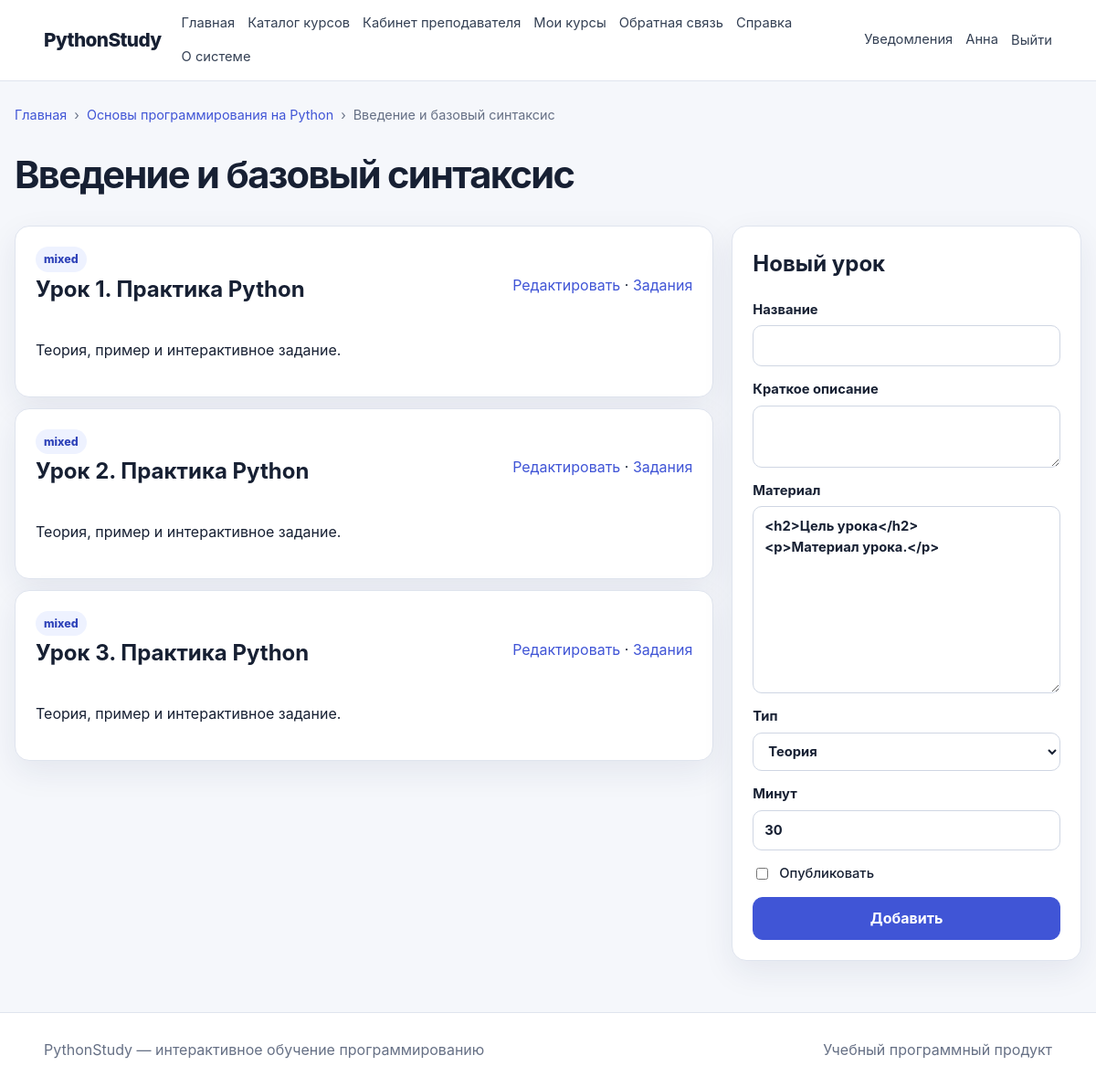
The page /teacher/modules/1/lessons (signed in) on the database its author committed.
### app/models/user.py (models this page shows, shortened)
class User(UserMixin, TimestampMixin, db.Model):
    __tablename__ = "users"
    id = db.Column(db.BigInteger().with_variant(db.Integer, "sqlite"), primary_key=True)
    role_id = db.Column(db.BigInteger().with_variant(db.Integer, "sqlite"), db.ForeignKey("roles.id"), nullable=False)
    username = db.Column(db.String(80), unique=True, index=True)
    email = db.Column(db.String(255), unique=True, nullable=False, index=True)
    password_hash = db.Column(db.String(255), nullable=False)
    last_name = db.Column(db.String(100), nullable=False)
    first_name = db.Column(db.String(100), nullable=False)
    middle_name = db.Column(db.String(100))
    avatar_path = db.Column(db.String(500))
    status = db.Column(db.String(30), default="active", nullable=False, index=True)
    is_email_verified = db.Column(db.Boolean, default=False, nullable=False)
    last_login_at = db.Column(db.DateTime(timezone=True))
    role = db.relationship("Role", back_populates="users")
    taught_courses = db.relationship("Course", back_populates="teacher", foreign_keys="Course.teacher_id")
    enrollments = db.relationship("CourseEnrollment", back_populates="user", cascade="all, delete-orphan")
    lesson_progress = db.relationship("LessonProgress", back_populates="user", cascade="all, delete-orphan")
    submissions = db.relationship("Submission", back_populates="user", cascade="all, delete-orphan", foreign_keys="Submission.user_id")
    quiz_attempts = db.relationship("QuizAttempt", back_populates="user", cascade="all, delete-orphan")
    notifications = db.relationship("Notification", back_populates="user", cascade="all, delete-orphan")
    @property
    def is_active_account(self):
        return self.status == "active"
    @property
    def is_active(self):
        return self.is_active_account
    def has_role(self, *codes):
        return bool(self.role and self.role.code in codes)

### app/models/course.py (models this page shows, shortened)
class Course(TimestampMixin, db.Model):
    __tablename__ = "courses"
    id = db.Column(db.BigInteger().with_variant(db.Integer, "sqlite"), primary_key=True)
    teacher_id = db.Column(db.BigInteger().with_variant(db.Integer, "sqlite"), db.ForeignKey("users.id"), nullable=False)
    title = db.Column(db.String(255), nullable=False)
    slug = db.Column(db.String(255), unique=True, nullable=False, index=True)
    short_description = db.Column(db.String(500), nullable=False)
    full_description = db.Column(db.Text, nullable=False)
    cover_path = db.Column(db.String(500))
    difficulty = db.Column(db.String(30), default="beginner", nullable=False)
    status = db.Column(db.String(30), default="draft", nullable=False, index=True)
    estimated_hours = db.Column(db.Integer, default=1, nullable=False)
    passing_score = db.Column(db.Integer, default=70, nullable=False)
    is_sequential = db.Column(db.Boolean, default=True, nullable=False)
    published_at = db.Column(db.DateTime(timezone=True))
    teacher = db.relationship("User", back_populates="taught_courses", foreign_keys=[teacher_id])
    modules = db.relationship("CourseModule", back_populates="course", cascade="all, delete-orphan", order_by="CourseModule.order_index")
    enrollments = db.relationship("CourseEnrollment", back_populates="course", cascade="all, delete-orphan")
    quizzes = db.relationship("Quiz", back_populates="course", cascade="all, delete-orphan")

class CourseModule(TimestampMixin, db.Model):
    __tablename__ = "course_modules"
    __table_args__ = (db.UniqueConstraint("course_id", "order_index", name="uq_module_order"),)
    id = db.Column(db.BigInteger().with_variant(db.Integer, "sqlite"), primary_key=True)
    course_id = db.Column(db.BigInteger().with_variant(db.Integer, "sqlite"), db.ForeignKey("courses.id"), nullable=False)
    title = db.Column(db.String(255), nullable=False)
    description = db.Column(db.Text)
    order_index = db.Column(db.Integer, nullable=False)
    is_required = db.Column(db.Boolean, default=True, nullable=False)
    course = db.relationship("Course", back_populates="modules")
    lessons = db.relationship("Lesson", back_populates="module", cascade="all, delete-orphan", order_by="Lesson.order_index")

### app/models/lesson.py (models this page shows)
class Lesson(TimestampMixin, db.Model):
    __tablename__ = "lessons"
    __table_args__ = (db.UniqueConstraint("module_id", "order_index", name="uq_lesson_order"),)
    id = db.Column(db.BigInteger().with_variant(db.Integer, "sqlite"), primary_key=True)
    module_id = db.Column(db.BigInteger().with_variant(db.Integer, "sqlite"), db.ForeignKey("course_modules.id"), nullable=False)
    title = db.Column(db.String(255), nullable=False)
    slug = db.Column(db.String(255), nullable=False)
    summary = db.Column(db.String(500))
    content = db.Column(db.Text, nullable=False)
    lesson_type = db.Column(db.String(30), default="theory", nullable=False)
    order_index = db.Column(db.Integer, nullable=False)
    estimated_minutes = db.Column(db.Integer, default=15, nullable=False)
    is_required = db.Column(db.Boolean, default=True, nullable=False)
    is_published = db.Column(db.Boolean, default=False, nullable=False)
    module = db.relationship("CourseModule", back_populates="lessons")
    materials = db.relationship("LessonMaterial", back_populates="lesson", cascade="all, delete-orphan", order_by="LessonMaterial.order_index")
    progress_records = db.relationship("LessonProgress", back_populates="lesson", cascade="all, delete-orphan")
    tasks = db.relationship("ProgrammingTask", back_populates="lesson", cascade="all, delete-orphan", order_by="ProgrammingTask.order_index")
    quizzes = db.relationship("Quiz", back_populates="lesson")

### app/teacher/routes.py (the view, shortened to what this page needs)
@bp.route("/modules/<int:module_id>/lessons", methods=["GET", "POST"])
@roles_required("teacher", "admin")
def module_lessons(module_id):
    module = CourseModule.query.get_or_404(module_id)
    _own_course(module.course_id)
    return render_template("teacher/lessons.html", module=module, breadcrumbs=[("Главная", "public.index"), (module.course.title, lambda: url_for("teacher.course_modules", course_id=module.course_id)), (module.title, None)])

### app/context_processors.py (called while the page is built)
def inject_global_context():
    return {
        "current_path": request.path,
        "is_authenticated": current_user.is_authenticated,
    }

### app/teacher/routes.py (called while the page is built)
def _own_course(course_id):
    query = Course.query.filter_by(id=course_id)
    if not current_user.has_role("admin"):
        query = query.filter_by(teacher_id=current_user.id)
    return query.first_or_404()

### app/templates/teacher/lessons.html (shortened to what this page needs)
{% extends 'base.html' %}
{% block content %}
  <div class="page-title">
    <h1>{{ module.title }}</h1>
  </div>
  <div class="split">
    <section class="stack">
      {% for lesson in module.lessons %}
        <article class="panel">
          <div class="section-heading">
            <div>
              <span class="badge">{{ lesson.lesson_type }}</span>
              <h2>{{ lesson.title }}</h2>
            </div>
            <div>
              <a href="{{ url_for('teacher.lesson_edit', lesson_id=lesson.id) }}">Редактировать</a>
              <span aria-hidden="true">·</span>
              <a href="{{ url_for('teacher.lesson_tasks', lesson_id=lesson.id) }}">Задания</a>
            </div>
          </div>
          <p>{{ lesson.summary }}</p>
        </article>
      {% else %}
        <div class="empty">Уроков нет.</div>
      {% endfor %}
    </section>
    <aside class="panel">
      <h2>Новый урок</h2>
      <form method="post">
        <label>
          Название
          <input name="title" required>
        </label>
        <label>
          Краткое описание<textarea name="summary"></textarea>
        </label>
        <label>
          Материал<textarea name="content" rows="8">
<h2>Цель урока</h2>
<p>Материал урока.</p>
</textarea>
        </label>
        <label>
          Тип
          <select name="lesson_type">
            <option value="theory">Теория</option>
          </select>
        </label>
        <label>
          Минут
          <input type="number" name="estimated_minutes" value="30">
        </label>
        <label class="checkbox">
          <input type="checkbox" name="is_published">
          Опубликовать
        </label>
        <button class="button" type="submit">Добавить</button>
      </form>
    </aside>
  </div>
{% endblock %}

### app/templates/base.html (shortened to what this page needs)
<!DOCTYPE html>
<html lang="ru">
  <head>
    <link rel="stylesheet" href="{{ url_for('static', filename='css/main.css') }}">
    <link rel="stylesheet" href="{{ url_for('static', filename='css/responsive.css') }}">
  </head>
  <body>
    <header class="topbar">
      <a class="brand" href="{{ url_for('public.index') }}">PythonStudy</a>
      <nav class="main-nav" aria-label="Основное меню">
        <a href="{{ url_for('public.index') }}">Главная</a>
        <a href="{{ url_for('public.courses') }}">Каталог курсов</a>
        {% if current_user.is_authenticated and current_user.has_role('student') %}
          <a href="{{ url_for('student.dashboard') }}">Личный кабинет</a>
          <a href="{{ url_for('student.my_courses') }}">Мои курсы</a>
          <a href="{{ url_for('student.submissions') }}">Решения</a>
          <a href="{{ url_for('student.quiz_attempts') }}">Тесты</a>
          <a href="{{ url_for('student.progress') }}">Прогресс</a>
          <a href="{{ url_for('student.achievements') }}">Достижения</a>
        {% elif current_user.is_authenticated and current_user.has_role('teacher') %}
          <a href="{{ url_for('teacher.dashboard') }}">Кабинет преподавателя</a>
          <a href="{{ url_for('teacher.courses') }}">Мои курсы</a>
        {% elif current_user.is_authenticated and current_user.has_role('admin') %}
          <a href="{{ url_for('admin.dashboard') }}">Администрирование</a>
          <a href="{{ url_for('admin.users') }}">Пользователи</a>
          <a href="{{ url_for('admin.settings') }}">Настройки</a>
        {% endif %}
        <a href="{{ url_for('public.feedback') }}">Обратная связь</a>
        <a href="{{ url_for('public.help_page') }}">Справка</a>
        <a href="{{ url_for('public.about') }}">О системе</a>
      </nav>
      <div class="auth-zone">
        {% if current_user.is_authenticated %}
          <a href="{{ url_for('student.notifications') }}">Уведомления</a>
          <a href="{{ url_for('student.profile') }}">{{ current_user.first_name }}</a>
          <form method="post" action="{{ url_for('auth.logout') }}" class="inline-form">
            <button class="link-button" type="submit">Выйти</button>
          </form>
        {% else %}
          <a href="{{ url_for('auth.login') }}">Войти</a>
          <a class="button small" href="{{ url_for('auth.register') }}">Регистрация</a>
        {% endif %}
      </div>
    </header>
    <main class="page-shell">
      {% include 'partials/breadcrumbs.html' %}
      {% block content %}{% endblock %}
    </main>
    <footer class="footer">
      <div>PythonStudy — интерактивное обучение программированию</div>
      <div>Учебный программный продукт</div>
    </footer>
  </body>
</html>

### app/templates/partials/breadcrumbs.html
{% if breadcrumbs %}
  <nav class="breadcrumbs" aria-label="Хлебные крошки">
    {% for item in breadcrumbs %}
      {% if not loop.last and item[1] %}
        {% if item[1] is string %}
          <a href="{{ url_for(item[1]) }}">{{ item[0] }}</a>
        {% else %}
          <a href="{{ item[1]() }}">{{ item[0] }}</a>
        {% endif %}
        <span>›</span>
      {% else %}
        <span aria-current="page">{{ item[0] }}</span>
      {% endif %}
    {% endfor %}
  </nav>
{% endif %}

### app/static/css/main.css (style rules this page uses)
:root { --bg: #f5f7fb; --surface: #ffffff; --surface-soft: #eef2ff; --text: #172033; --muted: #667085; --line: #dfe4ee; --primary: #4055d6; --primary-dark: #2f43b9; --success: #18794e; --danger: #b42318; --warning: #a15c00; --radius: 16px; --shadow: 0 12px 35px rgba(27, 39, 94, 0.08); }
* { box-sizing: border-box; }
html { scroll-behavior: smooth; }
body { margin: 0; font-family: Inter, -apple-system, BlinkMacSystemFont, "Segoe UI", sans-serif; color: var(--text); background: var(--bg); line-height: 1.55; }
a { color: var(--primary); text-decoration: none; }
button, input, textarea, select { font: inherit; }
button { cursor: pointer; }
.topbar { position: sticky; top: 0; z-index: 20; display: grid; grid-template-columns: auto 1fr auto; align-items: center; gap: 22px; padding: 14px 4vw; background: rgba(255,255,255,.96); border-bottom: 1px solid var(--line); backdrop-filter: blur(14px); }
.brand { font-size: 1.3rem; font-weight: 850; color: var(--text); letter-spacing: -.03em; }
.main-nav, .auth-zone { display: flex; align-items: center; gap: 14px; flex-wrap: wrap; }
.main-nav a, .auth-zone a, .link-button { color: #344054; font-size: .92rem; }
.auth-zone { justify-content: flex-end; }
.inline-form { display: inline; margin: 0; }
.link-button { border: 0; background: transparent; padding: 0; }
.page-shell { width: min(1180px, calc(100% - 32px)); margin: 0 auto; min-height: calc(100vh - 160px); padding: 26px 0 56px; }
.footer { display: flex; justify-content: space-between; gap: 16px; padding: 28px 4vw; color: var(--muted); background: #fff; border-top: 1px solid var(--line); }
.breadcrumbs { display: flex; align-items: center; gap: 8px; margin-bottom: 22px; color: var(--muted); font-size: .9rem; overflow-x: auto; white-space: nowrap; }
.button { display: inline-flex; align-items: center; justify-content: center; gap: 8px; border: 1px solid var(--primary); border-radius: 11px; padding: 10px 16px; background: var(--primary); color: #fff; font-weight: 700; text-decoration: none; transition: .15s ease; }
.actions, .page-title, .section-heading, .dashboard-header { display: flex; align-items: center; justify-content: space-between; gap: 18px; }
.page-title { margin-bottom: 24px; }
.page-title h1, .dashboard-header h1 { margin: 0; font-size: clamp(1.8rem, 4vw, 2.6rem); letter-spacing: -.04em; }
.badge { display: inline-flex; width: fit-content; padding: 4px 9px; border-radius: 999px; background: var(--surface-soft); color: var(--primary-dark); font-size: .78rem; font-weight: 800; }
.feature-grid article, .panel { padding: 22px; border: 1px solid var(--line); border-radius: var(--radius); background: var(--surface); box-shadow: var(--shadow); }
.feature-grid h3, .panel h2 { margin-top: 0; }
form { display: grid; gap: 14px; }
label { display: grid; gap: 6px; font-weight: 700; font-size: .92rem; }
input, textarea, select { width: 100%; padding: 10px 12px; border: 1px solid #cfd6e3; border-radius: 10px; background: #fff; color: var(--text); outline: none; }
textarea { resize: vertical; }
.checkbox { display: flex; align-items: center; gap: 9px; font-weight: 500; }
.checkbox input { width: auto; }
.simple-list, .button-stack, .stack, .progress-list, .notification-list, .test-results { display: grid; gap: 12px; }
.split { display: grid; grid-template-columns: minmax(0, 1.6fr) minmax(280px, .8fr); gap: 20px; align-items: start; }

### rows shown on the page
User: first_name "Анна"
Course: title "Основы программирования на Python"
CourseModule: title "Введение и базовый синтаксис"
Lesson: lesson_type "mixed", title "Урок 1. Практика Python", summary "Теория, пример и интерактивное задание."
Lesson: lesson_type "mixed", title "Урок 2. Практика Python", summary "Теория, пример и интерактивное задание."
Lesson: lesson_type "mixed", title "Урок 3. Практика Python", summary "Теория, пример и интерактивное задание."

### other values the page prints
{{ item[0] }} "Главная"
